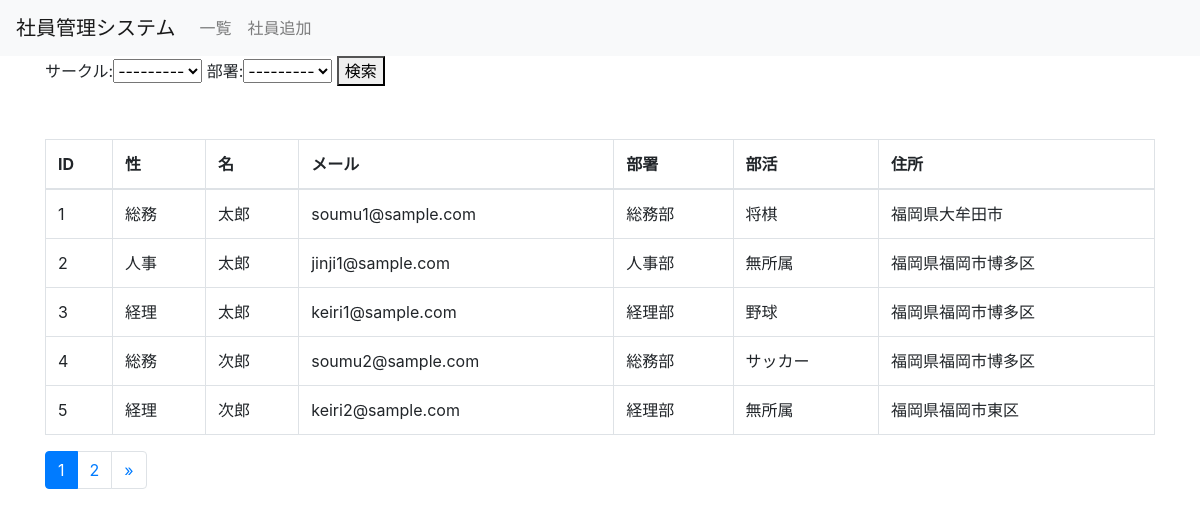
The page / on the database its author committed.
### employee/models.py (models this page shows, shortened)
class Employee(models.Model):
    first_name = models.CharField('名', max_length=20)
    last_name = models.CharField('性', max_length=20)
    email = models.EmailField('メールアドレス', blank=True)
    department = models.ForeignKey(
        Department, verbose_name='部署', on_delete=models.PROTECT,
    )
    club = models.ManyToManyField(
        Club, verbose_name='部活',
    )
    address = models.CharField('住所', max_length=20, blank=True)
    created_at = models.DateTimeField('日付', default=timezone.now())

class Department(models.Model):
    name = models.CharField('部署名', max_length=20)
    created_at = models.DateTimeField('日付', default=timezone.now())
    def __str__(self):
        return self.name

class Club(models.Model):
    name = models.CharField('部活名', max_length=20)
    created_as = models.TimeField('日付', default=timezone.now())
    def __str__(self):
        return self.name

### employee/views.py (the view)
# urls.py: path('', views.IndexView.as_view(), name='index'),
class IndexView(generic.ListView):
    model = Employee
    paginate_by = 5     # 何件でページを切り替えるかを指定
    def get_context_data(self):
        context = super().get_context_data()
        context['form'] = SearchForm(self.request.GET)  # 基の辞書に、formを追加
        return context
    def get_queryset(self):
        form = SearchForm(self.request.GET)
        form.is_valid()     # これをしないと、cleaned_dataができない！
        queryset = super().get_queryset()
        department = form.cleaned_data['department']
        if department:
            queryset = queryset.filter(department=department)
        club = form.cleaned_data['club']
        if club:
            queryset = queryset.filter(club=club)
        return queryset

### employee/forms.py
class SearchForm(forms.Form):
    club = forms.ModelChoiceField(
        queryset=Club.objects, label='サークル', required=False
    )
    department = forms.ModelChoiceField(
        queryset=Department.objects, label='部署', required=False
    )

### employee/templatetags/mytag.py (called while the page is built)
@register.simple_tag
def url_replace(request, field, value):
    url_dict = request.GET.copy()
    url_dict[field] = value
    return url_dict.urlencode()

### employee/templates/employee/employee_list.html
{% extends 'employee/base.html' %}
{% block content %}
<form action="" method="get">
    {{ form }}
    <button type="submit">検索</button>
</form>
<table class="table table-bordered mt-5">
    <thead>
    <tr>
        <th>ID</th>
        <th>性</th>
        <th>名</th>
        <th>メール</th>
        <th>部署</th>
        <th>部活</th>
        <th>住所</th>
    </tr>
    </thead>
    <tbody>
    {% for employee in employee_list %}
    <tr>
        <td>{{ employee.pk }}</td>
        <td>{{ employee.last_name }}</td>
        <td>{{ employee.first_name }}</td>
        <td>{{ employee.email }}</td>
        <td>{{ employee.department }}</td>
        <td>{% for club in employee.club.all %}{{ club.name }}{% endfor %}</td>
        <td>{{ employee.address }}</td>
    </tr>
    {% endfor %}
    </tbody>
</table>
{% include 'employee/page2.html' %}
{% endblock %}

### employee/templates/employee/base.html (shortened to what this page needs)
<!DOCTYPE html>
<html lang="ja">
<head>
    <link rel="stylesheet" href="https://stackpath.bootstrapcdn.com/bootstrap/4.5.0/css/bootstrap.min.css"
>
</head>
<body>
<nav class="navbar navbar-expand-lg navbar-light bg-light">
    <a class="navbar-brand" href="#">社員管理システム</a>
    <div class="collapse navbar-collapse" id="navbarSupportedContent">
        <ul class="navbar-nav mr-auto">
            <li class="nav-item">
                <a class="nav-link" href="{% url 'employee:index' %}">一覧</a>
            </li>
            <li class="nav-item">
                <a class="nav-link" href="{% url 'admin:employee_employee_add' %}" target="_blank">社員追加</a>
        </ul>
    </div>
</nav>
<div class="container">
    {% block content %}
    {% endblock %}
</div>
</body>
</html>

### employee/templates/employee/page2.html (shortened to what this page needs)
{% load mytag %}
<nav aria-label="Page navigation">
  <ul class="pagination">
      {% for link_page in page_obj.paginator.page_range %}
        {% if link_page == page_obj.number %}
          <li class="page-item active">
            <a class="page-link" href="?{% url_replace request 'page' link_page %}">
              {{ link_page }}
            </a>
          </li>
        {% else %}
          <li class="page-item">
            <a class="page-link" href="?{% url_replace request 'page' link_page %}">
              {{ link_page }}
            </a>
          </li>
        {% endif %}
      {% endfor %}
      {% if page_obj.has_next %}
        <li class="page-item">
        <a class="page-link" href="?{% url_replace request 'page' page_obj.next_page_number %}" aria-label="Next">
          <span aria-hidden="true">&raquo;</span>
        </a>
      </li>
      {% endif %}
  </ul>
</nav>

### rows shown on the page
Employee: pk "1", last_name "総務", first_name "太郎", email "soumu1@sample.com", department "総務部", address "福岡県大牟田市"
Club: name "将棋"
Employee: pk "2", last_name "人事", first_name "太郎", email "jinji1@sample.com", department "人事部", address "福岡県福岡市博多区"
Club: name "無所属"
Employee: pk "3", last_name "経理", first_name "太郎", email "keiri1@sample.com", department "経理部", address "福岡県福岡市博多区"
Club: name "野球"
Employee: pk "4", last_name "総務", first_name "次郎", email "soumu2@sample.com", department "総務部", address "福岡県福岡市博多区"
Club: name "サッカー"
Employee: pk "5", last_name "経理", first_name "次郎", email "keiri2@sample.com", department "経理部", address "福岡県福岡市東区"

### other values the page prints
{{ link_page }} "1"
{{ link_page }} "2"
